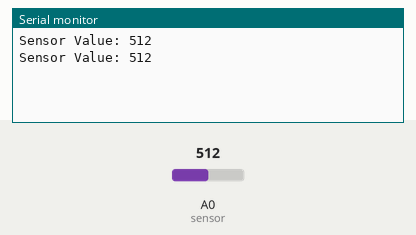
A sketch run on a simulated Arduino Uno, built with avr-gcc and run on an emulated ATmega328P. On the bench: the last lines printed to the serial monitor. The inputs (shaded band) are chosen by the test bench; at power-on: A0 (sensor) = 512.

Above: at 1.8 s.
1.9 s: A0 (sensor) set to 716
At 2.8 s:
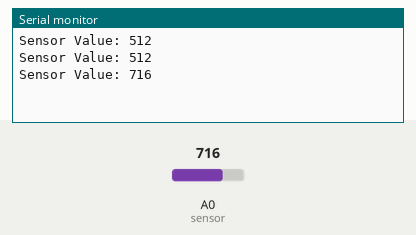
3.4 s: A0 (sensor) set to 900
At 4.4 s:
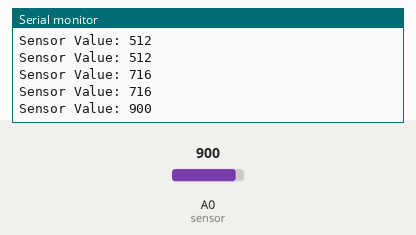
Timing chart, 0 to 6.4 s (numbered marks = the images above; inputs shaded):
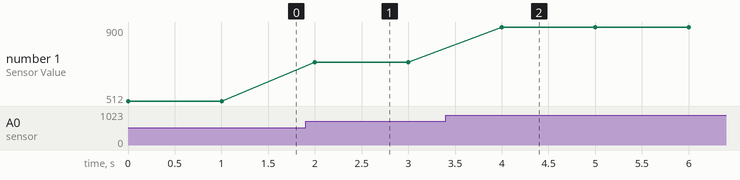

The sketch:

Example_7_Serial_print.ino
```cpp
void setup() {
  Serial.begin(9600); // Initialize Serial communication at 9600 bps
}

void loop() {
  int sensorValue = analogRead(A0); // Read sensor value
  Serial.print("Sensor Value: ");
  Serial.println(sensorValue); // Send data to Serial Monitor
  delay(1000);
}

//establishing the communication between arduino and your computer
```

Measured:
- after the input at 1.9 s, the serial monitor: prints a new line after 0.10 s (image 1)
- after the input at 3.4 s, the serial monitor: prints a new line after 0.60 s (image 2)
- plotted number 1: 512 → 716 after the input at 1.9 s, 716 → 900 after the input at 3.4 s
